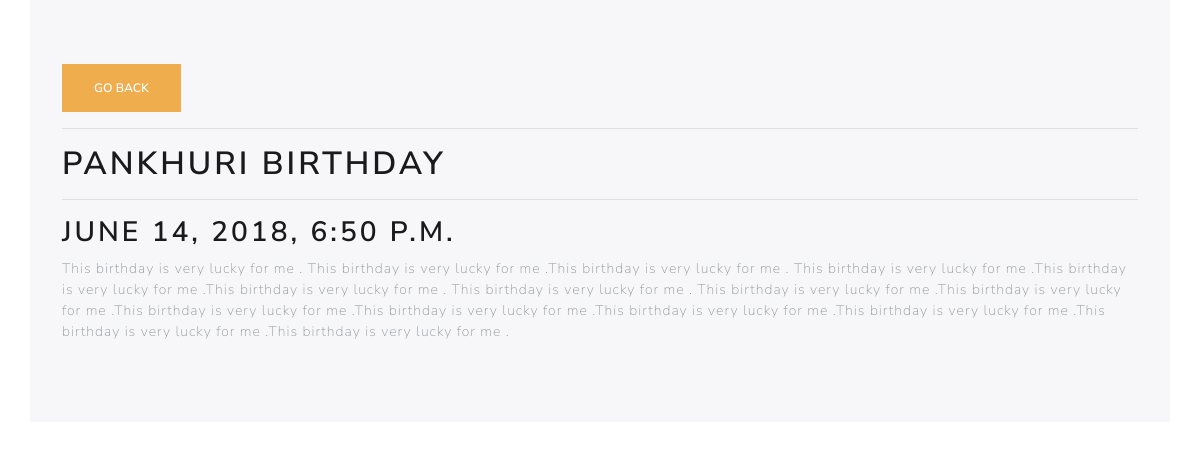
Screenshot of /entry/1 (signed in) with the database file from the repository.
### myapp/models.py (models this page shows, shortened)
class Entry(models.Model):
    name = models.CharField(max_length=20)
    author = models.ForeignKey(User, on_delete=models.CASCADE)
    date = models.DateTimeField()
    description = models.TextField()
    created = models.DateTimeField(auto_now_add=True)

### myapp/views.py (the view)
# urls.py: path('entry/<int:pk>', views.details, name='details'),
@login_required
def details(request, pk):
    entry = Entry.objects.get(id=pk)
    return render(request, 'myapp/details.html', {'entry': entry})

### myapp/templates/myapp/details.html
{% extends 'myapp/base.html' %}
{% block content %}
    <div class="container jumbotron">
    <button onclick="window.location='{% url 'calendar' %}'" class="btn btn-warning">Go back</button><hr>
    <h1>{{ entry.name }}</h1><hr>
    <h2>{{ entry.date }}</h2>
    <p>{{ entry.description }}</p>
    </div>
{% endblock %}

### rows the page displays
Entry: name "PANKHURI BIRTHDAY", date "JUNE 14, 2018, 6:50 P.M.", description "This birthday is very lucky for me . This birthday is very lucky for me .This birthday is very lucky for me . This birthday is very lucky for me .This birthday is very lucky for me .This birthday is very lucky for me . This birthday is very lucky for me . This birthday is very lucky for me .This birthday is very lucky for me .This birthday is very lucky for me .This birthday is very lucky for me .This birthday is very lucky for me .This birthday is very lucky for me .This birthday is very lucky for me .This birthday is very lucky for me ."
